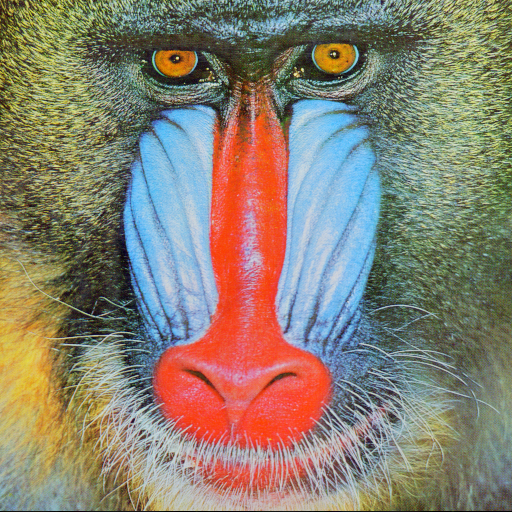
#> input picture Files/baboon.png, 512 x 512 px
$ python Exercicio3.2HistogramaHSV.py
#> lines starting #> are read from the running program, lines starting #| are printed output that depends on the picture
import cv2
import matplotlib.pyplot as plt
import numpy as np
import os

folder = "Files"
files = ["baboon.png", "cao.jpg", "lena.png", "Sharbat_Gula.jpg"]

def ivc_gray_pdf(image_gray):
    # histogram = cv2.calcHist(image_gray,
    #                          [0],
    #                          None,
    #                          [256],
    #                          [0, 256])
    # pdf = histogram / (image_gray.shape[0] * image_gray.shape[1])

    histogram = np.zeros((256,), dtype=np.uint32)
    # [5 lines of commented-out code are left out]
    for i in range(256):
        histogram[i] = np.sum(image_gray == i)

    pdf = histogram / (image_gray.shape[0] * image_gray.shape[1])
    return pdf


def ivc_pdf_2_cdf(pdf):
    cdf = np.zeros(pdf.shape, dtype=pdf.dtype)
    cdf[0] = pdf[0]
    for i in range(1, pdf.shape[0]):
        cdf[i] = cdf[i - 1] + pdf[i]
    return cdf

def ivc_equalize_image(image_gray, cdf):
    cdfmin = cdf[0]
    g = np.zeros(image_gray.shape, dtype=image_gray.dtype)
    for y in range(image_gray.shape[0]):
        for x in range(image_gray.shape[1]):
            g[y, x] = 255 * ((cdf[image_gray[y, x]] - cdfmin) / (1 - cdfmin))
    return g


# iterate files in the list
for i, file in enumerate(files):
    image = cv2.imread(os.path.join(folder, file))
#> image is the input picture: shape (512, 512, 3); mean B, G, R 113.1, 128.9, 137.4
    # image_gray = cv2.cvtColor(image, cv2.COLOR_BGR2GRAY)
    image_hsv = cv2.cvtColor(image, cv2.COLOR_BGR2HSV)
#> image_hsv: shape (512, 512, 3); mean H, S, V 60.4, 96, 159.4

    # calcular pdf
    # pdf = ivc_gray_pdf(image_gray)
    V = image_hsv[:, :, 2]
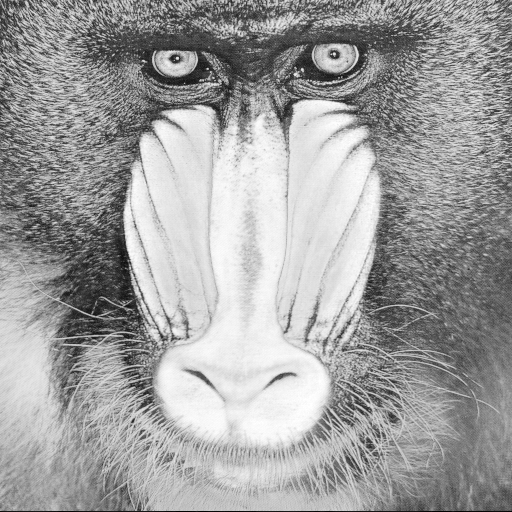
#> V: shape (512, 512); min 0, max 255, mean 159.4
    pdf = ivc_gray_pdf(V)
#> after the loop in ivc_gray_pdf, `for i in range(256):`: histogram = 256 values, max 2166 at index 242, min 4 at index 11, mean 1024
#> in ivc_gray_pdf, `pdf = histogram / (image_gray.shape[0] * image_gray.shape[1])`: pdf = 256 values, max 0.00826 at index 242, min 1.53e-05 at index 11, mean 0.00391
    # calcular cdf
    cdf = ivc_pdf_2_cdf(pdf)
#> after the loop in ivc_pdf_2_cdf, `for i in range(1, pdf.shape[0]):`: cdf = 256 values from 9.54e-05 to 1
#> cdf = 256 values from 9.54e-05 to 1

    # gerar imagem equalizada
    g = ivc_equalize_image(V, cdf)
#> in ivc_equalize_image, `cdfmin = cdf[0]`: cdfmin = 9.54e-05
#> after the loop in ivc_equalize_image, `for y in range(image_gray.shape[0]):`:
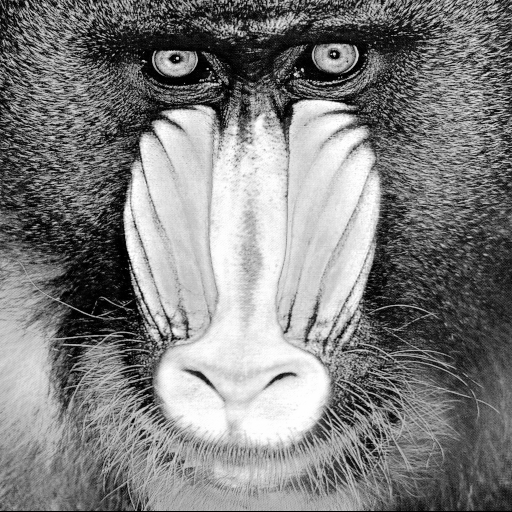
#> g: shape (512, 512); min 0, max 255, mean 127.6
    image_HSV_equalized = image_hsv.copy()
    image_HSV_equalized[:,:,2] = g
#> image_HSV_equalized: shape (512, 512, 3); mean H, S, V 60.4, 96, 127.6

    # calcular pdf equalizada
    pdf_equalized = ivc_gray_pdf(g)
#> pdf_equalized = 256 values, max 0.00826 at index 244, min 0 at index 42, mean 0.00391
    # calcular cdf equalizada
    cdf_equalized = ivc_pdf_2_cdf(pdf_equalized)
#> cdf_equalized = 256 values from 0.0037 to 1

    plt.subplot(len(files), 7, i*7+1)
    plt.imshow(cv2.cvtColor(image, cv2.COLOR_BGR2RGB))
    plt.title(file)
    plt.xticks([])
    plt.yticks([])

    plt.subplot(len(files), 7, i * 7 + 2)
    plt.imshow(cv2.cvtColor(V, cv2.COLOR_GRAY2RGB))
    plt.xticks([])
    plt.yticks([])

    plt.subplot(len(files), 7, i * 7 + 3)
    plt.bar(range(256), pdf)
    plt.title("pdf")

    plt.subplot(len(files), 7, i * 7 + 4)
    plt.plot(range(256), cdf)
    plt.title("cdf")

    plt.subplot(len(files), 7, i * 7 + 5)
    plt.imshow(cv2.cvtColor(image_HSV_equalized, cv2.COLOR_HSV2RGB))
    plt.xticks([])
    plt.yticks([])

    plt.subplot(len(files), 7, i * 7 + 6)
    plt.bar(range(256), pdf_equalized)
    plt.title("pdf equalized")

    plt.subplot(len(files), 7, i * 7 + 7)
    plt.plot(range(256), cdf_equalized)
    plt.title("cdf equalized")
#> pass 2 of the loop `for i, file in enumerate(files):`:
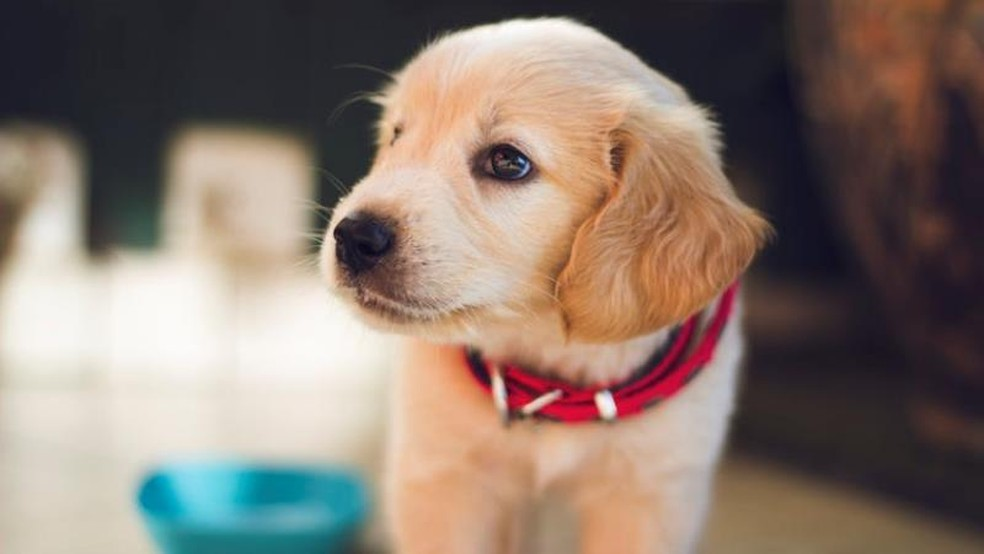
#> input picture Files/cao.jpg, 984 x 554 px
#> image is the input picture: shape (554, 984, 3); mean B, G, R 110.6, 120.8, 136.9
#> image_hsv: shape (554, 984, 3); mean H, S, V 54.6, 71, 142.6
#> `V = image_hsv[:, :, 2]`:
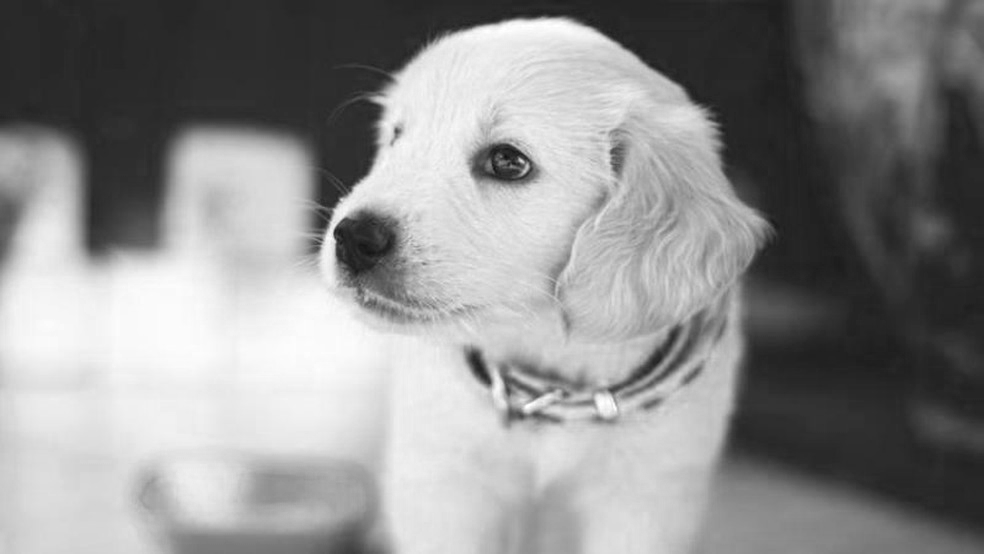
#> V: shape (554, 984); min 15, max 255, mean 142.6
#> `pdf = ivc_gray_pdf(V)`: pdf = 256 values, max 0.0283 at index 41, min 0 at index 0, mean 0.00391
#> `cdf = ivc_pdf_2_cdf(pdf)`: cdf = 256 values from 0 to 1
#> cdfmin = 0
#> after the loop in ivc_equalize_image (call 2), `for y in range(image_gray.shape[0]):`:
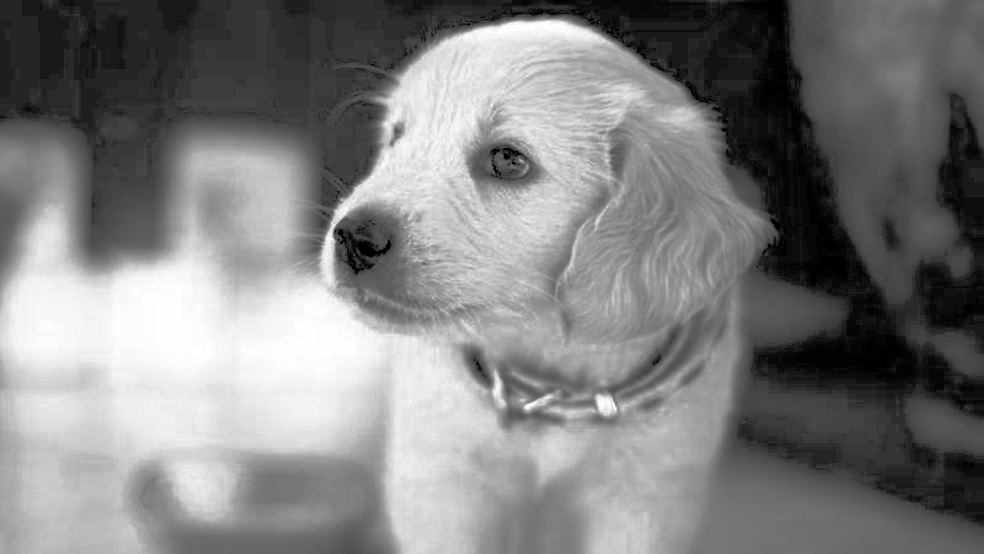
#> g: shape (554, 984); min 0, max 254, mean 128.1
#> image_HSV_equalized: shape (554, 984, 3); mean H, S, V 54.6, 71, 128.1
#> pdf_equalized = 256 values, max 0.0283 at index 37, min 0 at index 4, mean 0.00391
#> cdf_equalized = 256 values from 0.00232 to 1
#> (the run stopped early here; a loop or call above may not have finished)
